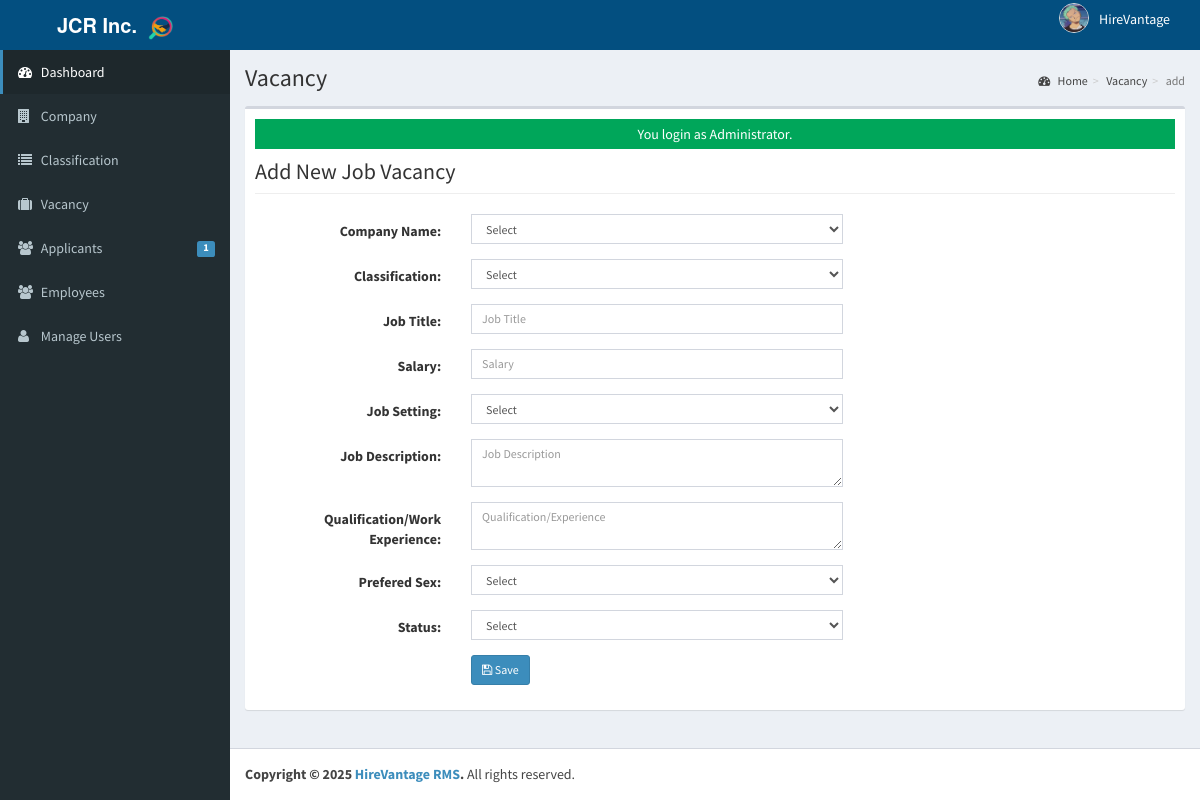
/admin/vacancy/index.php?view=add (signed in), run on the app's committed database.
### tables this page shows
CREATE TABLE `tblusers` (
  `USERID` varchar(30) NOT NULL,
  `FULLNAME` varchar(40) NOT NULL,
  `USERNAME` varchar(90) NOT NULL,
  `PASS` varchar(90) NOT NULL,
  `ROLE` varchar(30) NOT NULL,
  `PICLOCATION` varchar(255) NOT NULL
);

### admin/vacancy/index.php (called while the page is built, shortened)
<?php
require_once("../../include/initialize.php");
$title="Vacancy";
require_once ("../theme/admin.php");
?>

### include/database.php (called while the page is built, shortened)
<?php
class Database {
    private $conn;
    private $sql_string = '';
    public function open_connection() {
        $this->conn = new mysqli(server, user, pass, database_name);
    }
    public function setQuery($sql = '') {
        $this->sql_string = $sql;
    }
    public function executeQuery() {
        $result = $this->conn->query($this->sql_string);
        return $result;
    }
    private function confirm_query($result) {
        return $result;
    }
    public function loadSingleResult() {
        $cur = $this->executeQuery();
        $data = $cur->fetch_object();
        return $data;
    }
}
$mydb = new Database();
?>

### include/accounts.php (called while the page is built, shortened)
<?php
require_once(LIB_PATH.DS.'database.php');
class User {
	protected static  $tblname = "tblusers";
	function single_user($id=""){
			global $mydb;
			$mydb->setQuery("SELECT * FROM ".self::$tblname."
				Where USERID= '{$id}' LIMIT 1");
			$cur = $mydb->loadSingleResult();
			return $cur;
	}
}
?>

### include/function.php (called while the page is built, shortened)
<?php
function currentpage(){
		$this_page = $_SERVER['SCRIPT_NAME'];
	    $bits = explode('/',$this_page);
		 return $bits[3];
	}
		?>

### admin/vacancy/add.php (the view, shortened to what this page needs)
<form class="form-horizontal span6" action="controller.php?action=add" method="POST">
<div class="row">
    <div class="col-lg-12">
      <h1 class="page-header">Add New Job Vacancy</h1>
    </div>
  </div>
  <div class="form-group">
    <div class="col-md-8">
      <label class="col-md-4 control-label" for=
      "COMPANYNAME">Company Name:</label>
      <div class="col-md-8">
        <select class="form-control input-sm" id="COMPANYID" name="COMPANYID" required>
          <option value="">Select</option>
        </select>
      </div>
    </div>
  </div>
  <div class="form-group">
    <div class="col-md-8">
      <label class="col-md-4 control-label" for=
      "CATEGORY">Classification:</label>
      <div class="col-md-8">
        <select class="form-control input-sm" id="CATEGORY" name="CATEGORY" required>
          <option value="">Select</option>
        </select>
      </div>
    </div>
  </div>
  <div class="form-group">
    <div class="col-md-8">
      <label class="col-md-4 control-label" for=
      "OCCUPATIONTITLE">Job Title:</label>
      <div class="col-md-8">
          <input class="form-control input-sm" id="OCCUPATIONTITLE" name="OCCUPATIONTITLE" placeholder="Job Title"   autocomplete="off" required/>
      </div>
    </div>
  </div>
  <div class="form-group">
    <div class="col-md-8">
      <label class="col-md-4 control-label" for=
      "SALARIES">Salary:</label>
      <div class="col-md-8">
          <input class="form-control input-sm" id="SALARIES" name="SALARIES" placeholder="Salary"   autocomplete="off"/>
      </div>
    </div>
  </div>
  <div class="form-group">
    <div class="col-md-8">
      <label class="col-md-4 control-label" for=
      "JOBSETTING">Job Setting:</label>
      <div class="col-md-8">
        <select class="form-control input-sm" id="JOBSETTING" name="JOBSETTING" required>
          <option value="">Select</option>
        </select>
      </div>
    </div>
  </div>
  <div class="form-group">
    <div class="col-md-8">
      <label class="col-md-4 control-label" for=
      "JOBDESCRIPTION">Job Description:</label>
      <div class="col-md-8">
        <textarea class="form-control input-sm" id="JOBDESCRIPTION" name="JOBDESCRIPTION" placeholder="Job Description"   autocomplete="none"></textarea>
      </div>
    </div>
  </div>
  <div class="form-group">
    <div class="col-md-8">
      <label class="col-md-4 control-label" for=
      "QUALIFICATION_WORKEXPERIENCE">Qualification/Work Experience:</label>
      <div class="col-md-8">
        <textarea class="form-control input-sm" id="QUALIFICATION_WORKEXPERIENCE" name="QUALIFICATION_WORKEXPERIENCE" placeholder="Qualification/Experience"   autocomplete="none"></textarea>
      </div>
    </div>
  </div>
  <div class="form-group">
    <div class="col-md-8">
      <label class="col-md-4 control-label" for=
      "PREFEREDSEX">Prefered Sex:</label>
      <div class="col-md-8">
          <select class="form-control input-sm" id="PREFEREDSEX" name="PREFEREDSEX">
          <option value="None">Select</option>
        </select>
      </div>
    </div>
  </div>
  <div class="form-group">
    <div class="col-md-8">
      <label class="col-md-4 control-label" for=
      "JOBSTATUS">Status:</label>
      <div class="col-md-8">
          <select class="form-control input-sm" id="JOBSTATUS" name="JOBSTATUS">
          <option value="Closed">Select</option>
        </select>
      </div>
    </div>
  </div>
  <div class="form-group">
    <div class="col-md-8">
      <label class="col-md-4 control-label" for=
      "idno"></label>
      <div class="col-md-8">
          <button class="btn btn-primary btn-sm" name="save" type="submit" ><span class="fa fa-save fw-fa"></span> Save</button>
      </div>
    </div>
  </div>
</form>

### admin/theme/admin.php (shortened to what this page needs)
<!DOCTYPE html>
<html>
    <head>
        <link rel="stylesheet" href="<?php echo web_root;?>bootstrap/css/bootstrap.min.css">
        <link rel="stylesheet" href="<?php echo web_root;?>plugins/font-awesome/css/font-awesome.min.css">
        <link rel="stylesheet" href="<?php echo web_root;?>dist/css/AdminLTE.min.css">
        <link rel="stylesheet" href="<?php echo web_root;?>dist/css/skins/_all-skins.min.css">
        <link rel="stylesheet" href="<?php echo web_root;?>plugins/iCheck/flat/blue.css">
        <link rel="stylesheet" href="<?php echo web_root;?>plugins/morris/morris.css">
        <link rel="stylesheet" href="<?php echo web_root;?>plugins/jvectormap/jquery-jvectormap-1.2.2.css">
        <link href="<?php echo web_root; ?>plugins/datepicker/bootstrap-datetimepicker.min.css" rel="stylesheet" media="screen">
        <link rel="stylesheet" href="<?php echo web_root;?>plugins/dataTables/jquery.dataTables.min.css">
        <link rel="stylesheet" href="<?php echo web_root;?>plugins/bootstrap-wysihtml5/bootstrap3-wysihtml5.min.css">
    </head>
 <body class="hold-transition skin-blue fixed sidebar-mini">
<div class="wrapper">
  <header class="main-header">
    <a href="" class="logo" data-toggle="offcanvas" role="button" style="background-color:#034f80;">
    <span class="logo-lg">
        <b>JCR Inc.</b>&nbsp;
        <img src="<?php echo web_root; ?>admin/logohire2.png" width="25px" alt="Logo"/>
    </span>
</a>
    <nav class="navbar navbar-static-top" role="navigation" style="background-color:#034f80;">
      <div class="navbar-custom-menu">
    <ul class="nav navbar-nav">
        <?php
            $user = New User();
            $singleuser = $user->single_user($_SESSION['ADMIN_USERID']);
            if ($singleuser && isset($singleuser->PICLOCATION) && isset($singleuser->FULLNAME)) {
        ?>
        <li class="dropdown user user-menu" style="padding-right: 20px;">
            <a href="#" class="dropdown-toggle" data-toggle="dropdown" style="display: flex; align-items: center; padding: 5px 10px; border-radius: 5px; transition: background-color 0.3s ease;">
                <img src="<?php echo web_root.'admin/user/'. $singleuser->PICLOCATION;?>" class="user-image" alt="User Image" style="margin-right: 10px; border-radius: 50%; width: 30px; height: 30px; object-fit: cover; border: 1px solid #ddd;">
                <span class="hidden-xs" style="font-weight: 500; "><?php echo $singleuser->FULLNAME; ?></span>
            </a>
        </li>
        <?php
            }
        ?>
    </ul>
</div>
    </nav>
  </header>
  <aside class="main-sidebar">
    <section class="sidebar">
      <ul class="sidebar-menu">
        <li  class="<?php echo (currentpage() == 'index.php') ? "active" : false;?>" >
          <a href="<?php echo web_root ;?>admin/">
            <i class="fa fa-dashboard"></i> <span>Dashboard</span>
          </a>
        </li>
        <li class="<?php echo (currentpage() == 'company') ? "active" : false;?>" >
          <a href="<?php echo web_root ;?>admin/company/">
            <i class="fa fa-building"></i> <span>Company</span>
          </a>
        </li>
        <li class="<?php echo (currentpage() == 'category') ? "active" : false;?>" >
          <a href="<?php echo web_root ;?>admin/category/">
            <i class="fa fa-list"></i> <span>Classification</span>
          </a>
        </li>
        <li class="<?php echo (currentpage() == 'vacancy') ? "active" : false;?>" >
          <a href="<?php echo web_root ;?>admin/vacancy/">
            <i class="fa fa-suitcase"></i> <span>Vacancy</span>
          </a>
        </li>
        <li class="<?php echo (currentpage() == 'applicants') ? "active" : false;?>" >
          <a href="<?php echo web_root ;?>admin/applicants/">
            <i class="fa fa-users"></i> <span>Applicants</span>
            <span class="label label-primary pull-right">
              <?php
                $sql = "SELECT count(*) as 'APPL' FROM `tbljobregistration` WHERE `PENDINGAPPLICATION`=1";
                $mydb->setQuery($sql);
                $pending = $mydb->loadSingleResult();
                echo $pending->APPL;
              ?>
            </span>
          </a>
        </li>
        <li class="<?php echo (currentpage() == 'employee') ? "active" : false;?>" >
          <a href="<?php echo web_root ;?>admin/employee/">
            <i class="fa fa-users"></i> <span>Employees</span>
          </a>
        </li>
         <li class="<?php echo (currentpage() == 'user') ? "active" : false;?>">
          <a href="<?php echo web_root; ?>admin/user/">
            <i class="fa fa-user"></i> <span>Manage Users</span> </a>
        </li>
      </ul>
    </section>
  </aside>
  <div class="content-wrapper">
  <section class="content-header">
      <h1>
        <?php echo isset($title) ? $title : ''; ?>
      </h1>
      <ol class="breadcrumb">
        <?php
          if ($title!='Home') {
            $active_title = '';
            if (isset($_GET['view'])) {
              $active_title = '<li class='.$active_title.'><a href="index.php">'.$title.'</a></li>';
            }else{
              $active_title = '<li class='.$active_title.'>'.$title.'</li>';
            }
            echo '<li><a href='.web_root.'admin/><i class="fa fa-dashboard"></i> Home</a></li>';
            echo  $active_title;
            echo  isset($_GET['view']) ? '<li class="active">'.$_GET['view'].'</li>' : '';
          }
        ?>
      </ol>
    </section>
         <section class="content">
          <div class="row">
            <div class="col-xs-12">
              <div class="box">
                <div class="box-body">
              <?php
               require_once $content;
               ?>
             </div>
             </div>
           </div>
         </div>
         </section>
 </div>
  <footer class="main-footer">
    <strong>Copyright &copy; 2025 <a href="#">HireVantage RMS</a>.</strong> All rights
    reserved.
  </footer>
    </body>
</html>

### data on the page
tblusers: PICLOCATION (picture), FULLNAME "HireVantage"

### other printed values
$pending->APPL "1"
$title "Vacancy"
$_GET['view'] "add"
$_SESSION['message'] "You login as Administrator."
